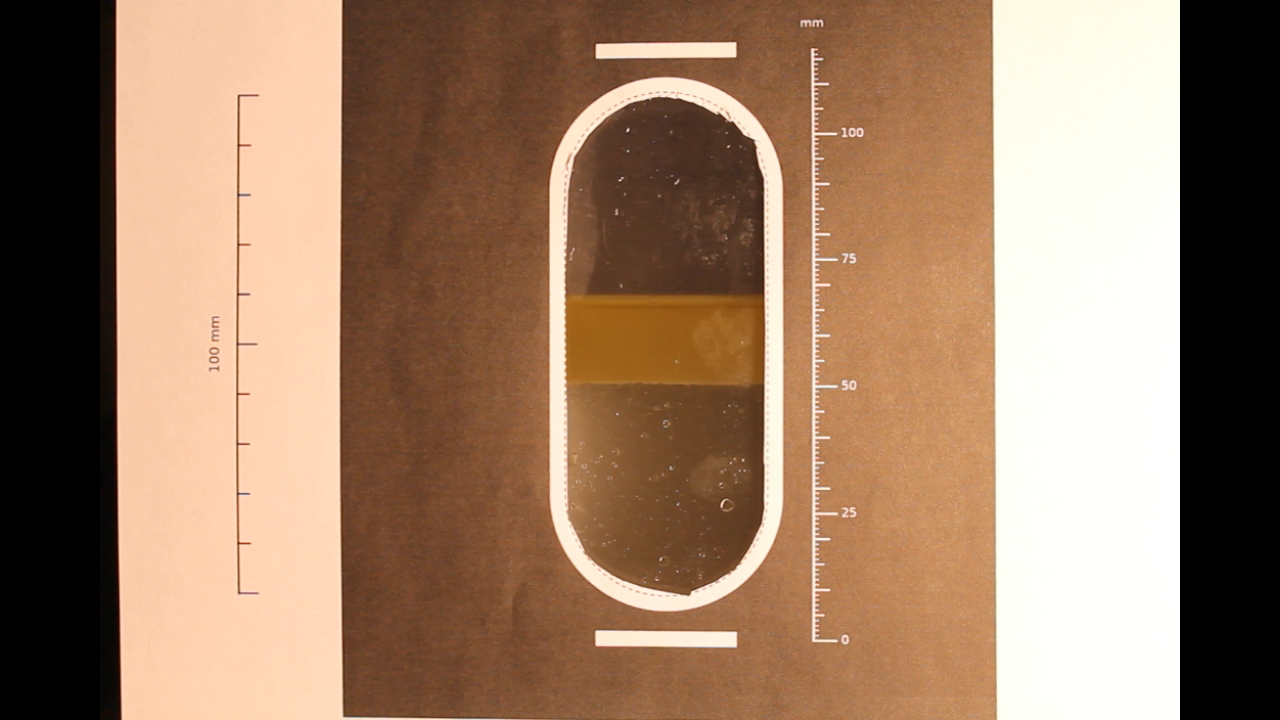
#> input picture interface-level-vision/tests/live_lower_front_side.png, 1280 x 720 px
$ python show_channels.py ../tests/live_lower_front_side.png
#> lines starting #> are read from the running program, lines starting #| are printed output that depends on the picture; after the words box and inside, x2 and y2 are one past the last pixel; in counts of white or black regions, pixels touching at a corner belong together
#> in main, bgr is the input picture: shape (720, 1280, 3); mean B, G, R 102.2, 126.1, 156.9
### interface-level-vision/src/slot.py
"""Find the sight-glass opening in a frame, and give back a region of interest.

Plain OpenCV: adaptive threshold, trace the outlines, and keep the one whose
shape matches an obround. No training, no model file, and every rejection can be
explained by pointing at a number.

Four decisions do the work, and each was arrived at by trying the obvious thing
first and watching it fail on a real frame of the rig.

**Adaptive threshold rather than Otsu.** A global threshold cannot cope with a
desk lamp in one corner and a shadowed mask in the middle. On the test frame it
merged the window into the lit background and the window stopped existing as a
separate outline at all.

**Reject anything touching the frame edge.** This is what actually separates the
window from the clutter, and brightness never could, since a lamp and a sheet of
paper in the background are both brighter than the lit window. The furniture and
lighting that beat it on brightness run off the edge of the picture. The window
does not.

**Take the convex hull of each candidate.** An obround is convex, so its hull is
itself and nothing is lost. What is gained is that a window whose interior came
out ragged, because two liquids threshold differently, is restored to the shape
it actually has. On the test frame this moved the window from an extent of 0.57,
which fails, to 0.907, which is 0.004 away from the exact figure.

**Match the extent to the aspect ratio.** A rectangle fills its bounding box, an
ellipse fills 79% of it, and an obround sits between at a fraction that depends
only on how tall it is. Comparing the two is a scale-free test of shape.
"""

import cv2
import numpy as np


# [7 lines left out: function obround_extent, not called in this run]


DEFAULTS = {
    "blur": 7,
    "block": 151,             # adaptive threshold window, odd, ~the slot's width
    "offset": -10,            # how far above the local mean counts as bright
    "min_area_fraction": 0.004,
    "max_area_fraction": 0.35,
    "min_aspect": 1.4,        # height / width
    "max_aspect": 5.0,
    "extent_tolerance": 0.05,
    "border_margin": 2,
}


# [89 lines left out: functions _binary_image, _touches_border, _describe, _rejection, find_slot, not called in this run]


MARK_DEFAULTS = {
    "blur": 3,
    "block": 51,              # small, because a bar is thin
    "offset": -10,
    "open_kernel": 3,
    "min_area_fraction": 0.0002,
    "max_area_fraction": 0.01,
    "min_elongation": 3.0,    # width / height
    "min_fill": 0.75,         # a bar nearly fills its bounding box
}


def find_marks(bgr, **overrides):
    """Find the calibration bars: small, bright, much wider than they are tall.

    This runs its own pass rather than reusing the one that finds the window,
    because the two are at different scales and the cleanup that helps one
    destroys the other. Opening with a 9 by 9 kernel twice takes about eight
    pixels off every edge, which rescues a ragged window and erases a bar
    thirteen pixels tall. Marks therefore get a smaller threshold window, since
    a bar is thin, and a single pass with a 3 by 3 kernel.
    """
    opts = {**MARK_DEFAULTS, **overrides}
    gray = cv2.cvtColor(bgr, cv2.COLOR_BGR2GRAY)
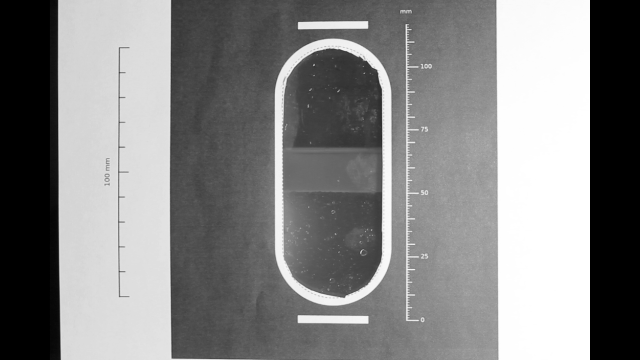
#> gray: shape (720, 1280) (shown at 1/2 size); min 0, max 255, mean 132.6
    gray = cv2.GaussianBlur(gray, (opts["blur"], opts["blur"]), 0)
    binary = cv2.adaptiveThreshold(gray, 255, cv2.ADAPTIVE_THRESH_MEAN_C,
                                   cv2.THRESH_BINARY, opts["block"], opts["offset"])
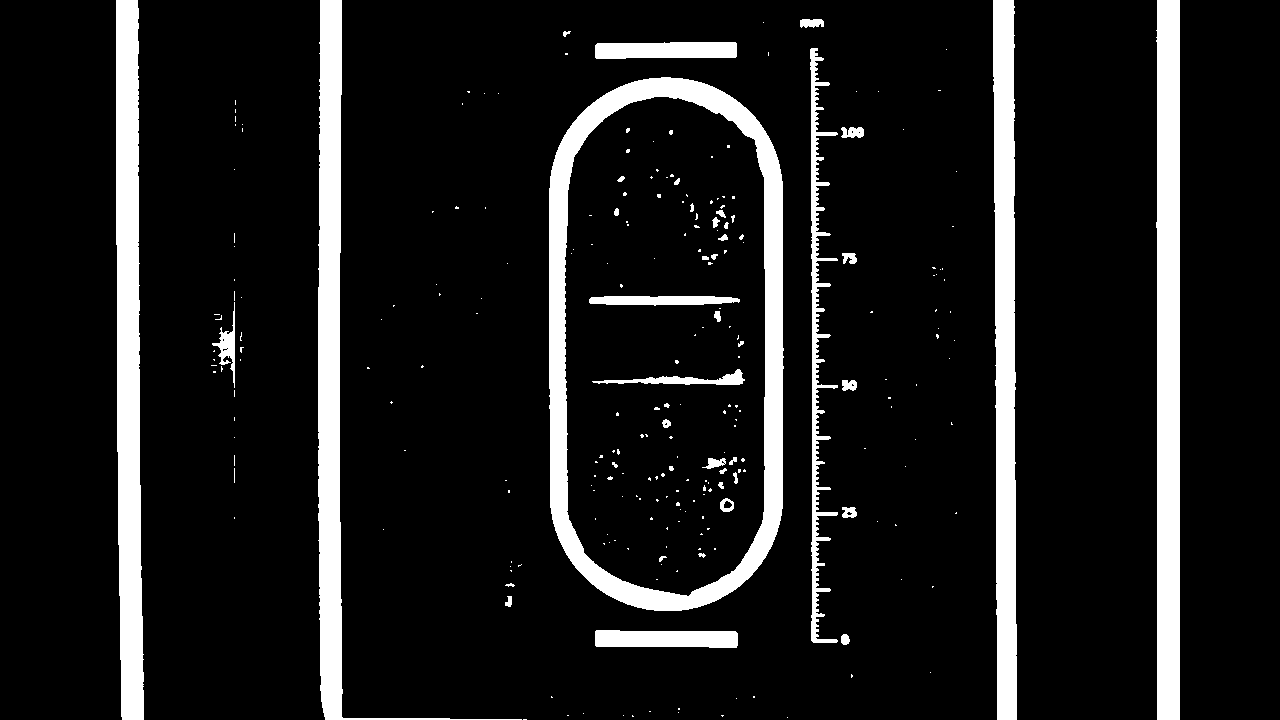
#> binary: shape (720, 1280); 11% white; 256 white regions (212 under 20 px), largest, box (x1, y1, x2, y2) and area: (549, 77, 784, 611) 23620, (1156, 0, 1180, 720) 16570, (116, 0, 144, 720) 16309
    kernel = cv2.getStructuringElement(cv2.MORPH_ELLIPSE,
                                       (opts["open_kernel"], opts["open_kernel"]))
    binary = cv2.morphologyEx(binary, cv2.MORPH_OPEN, kernel, iterations=1)
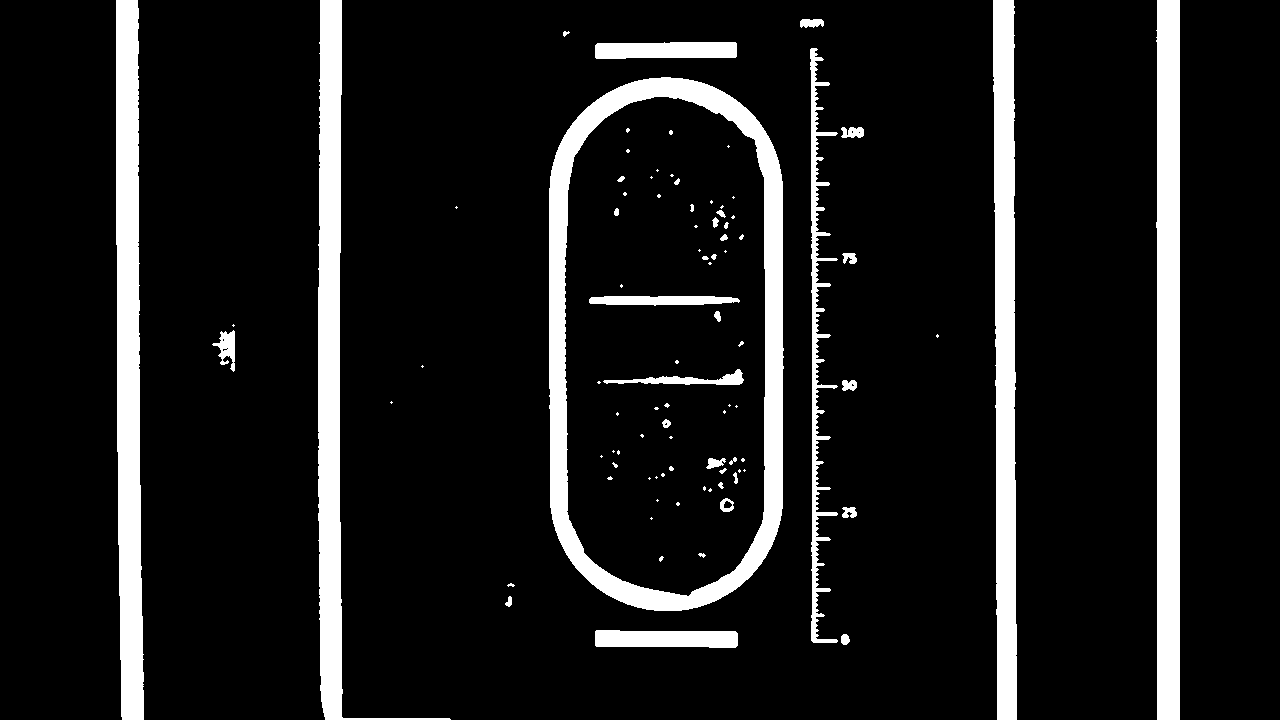
#> binary: shape (720, 1280); 10.9% white; 92 white regions (54 under 20 px)

    contours, _ = cv2.findContours(binary, cv2.RETR_EXTERNAL, cv2.CHAIN_APPROX_SIMPLE)
#> contours = 23 contours, 7 with area under 20; largest, box (x1, y1, x2, y2) and area: (549, 77, 784, 611) 112614, (1156, 0, 1180, 720) 15828, (116, 0, 144, 720) 15568, (318, 0, 451, 720) 15053, (993, 0, 1017, 720) 13674
    frame_area = float(bgr.shape[0] * bgr.shape[1])
#> (the rest of the program and of its run is left out)
